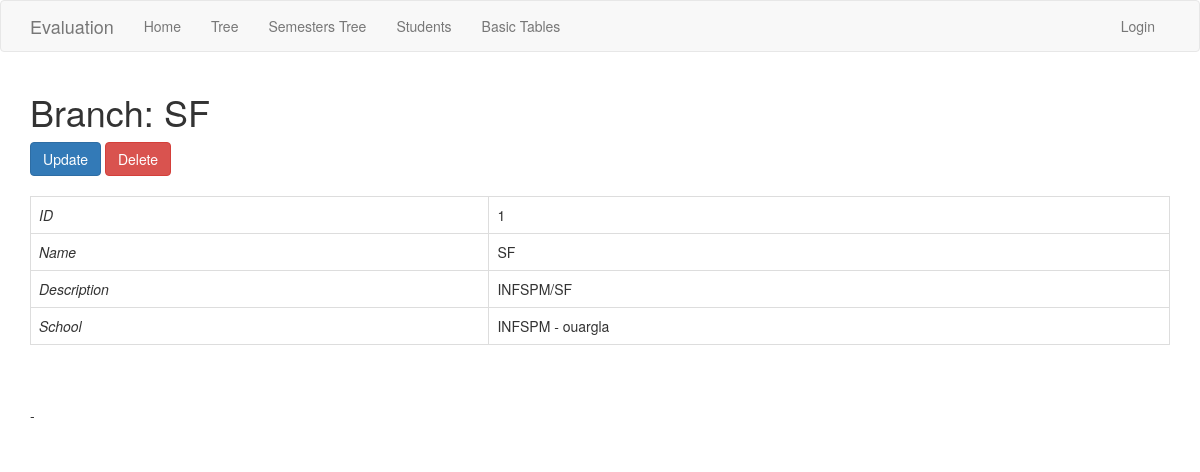
Before: /branch/1/ with the older database file.
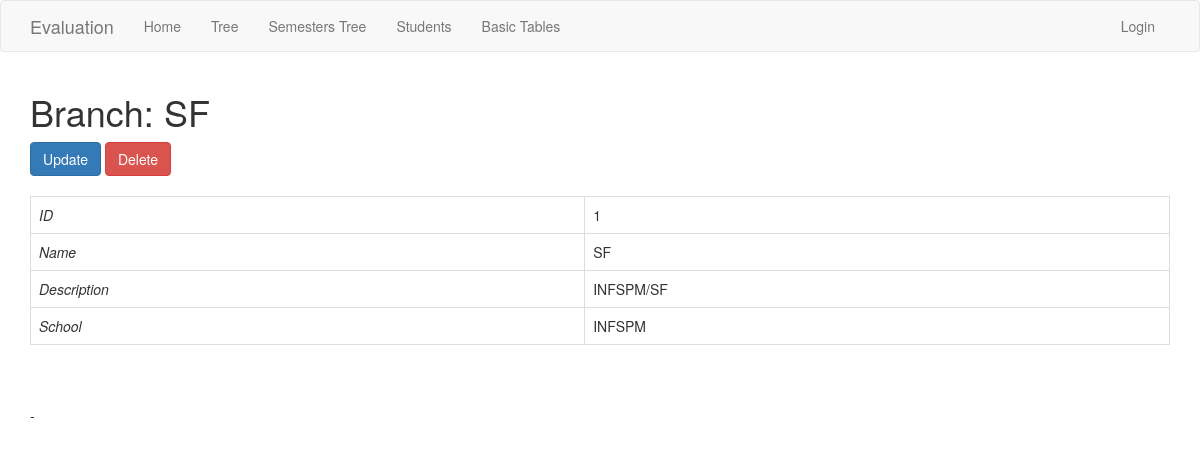
After: the same page with the newer database file.
### app/models.py (models this page shows, shortened)
class School(db.Model):
    id = db.Column(db.Integer, primary_key=True)
    name = db.Column(db.String(100), index=True, unique=True)
    description = db.Column(db.String(150))
    branches = db.relationship('Branch', backref='school')
    def get_label(self):
        if self.description != None and self.description != '':
            return self.name + ' - ' + self.description
        return self.name

### app/routesBT.py (the view)
@app.route('/branch/<int:id>/', methods=['GET', 'POST'])
@register_breadcrumb(app, '.basic.branch.view', 'View')
def branch_view(id):
    branch = Branch.query.get_or_404(id)
    return render_template('basic-forms/branch/view.html', title='Branch View', branch=branch)

### app/templates/basic-forms/branch/view.html (shortened to what this page needs)
{% extends "base.html" %}
{% block app_content %}
    <h1>Branch: {{branch.name}}</h1>
    <div>
        <a class="btn btn-primary" href="{{ url_for('branch_update', id=branch.id) }}">Update</a>
        <button class="btn btn-danger"
            data-href="{{url_for('branch_delete', id=branch.id)}}"
            data-toggle="modal" data-target="#confirm-delete">
            Delete
        </button>
    </div>
    <div>
        <table class="table table-bordered">
          <tr><td><i>ID</i></td> <td>{{branch.id}}</td></tr>
          <tr><td><i>Name</i></td> <td>{{branch.name}}</td></tr>
          <tr><td><i>Description</i></td> <td>{{branch.description}}</td></tr>
          <tr><td><i>School</i></td> <td>{{ branch.school.get_label() }}</td></tr>
        </table>
      - </br>
    </div>
{% endblock %}

Changed rows visible on the page:
changed School: school.get_label "INFSPM - ouargla" → "INFSPM"
